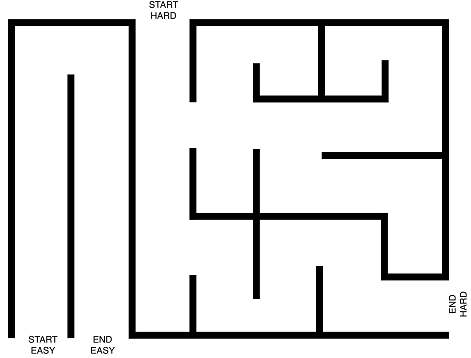
#> input picture Task 1/Maze/maze.png, 471 x 358 px, given in place of maze_easy.png, which was not available
$ python Task_01_RRT-Conn.py
#> lines starting #> are read from the running program, lines starting #| are printed output that depends on the picture; after the words box and inside, x2 and y2 are one past the last pixel; in counts of white or black regions, pixels touching at a corner belong together; pictures that were not available may be replaced by others from this repository, and a replacement may not be noted
import math
import numpy as np
from PIL import Image, ImageDraw

def rgb2gray(rgb):
    r, g, b = rgb[:,:,0], rgb[:,:,1], rgb[:,:,2]
    gray = 0.2989 * r + 0.5870 * g + 0.1140 * b

    return gray.astype(np.uint8)

class Node:
    def __init__(self, n):
        self.x = int(n[0])
        self.y = int(n[1])
        self.parent = None


class RrtConnect:
    def __init__(
        self, s_start, s_goal, step_len, goal_sample_rate, iter_max, env, delta=0.5
    ):
        self.s_start = Node(s_start)
        self.s_goal = Node(s_goal)
        self.step_len = step_len
        self.goal_sample_rate = goal_sample_rate
        self.iter_max = iter_max
        self.V1 = [self.s_start]
        self.V2 = [self.s_goal]

        self.env = env

        self.x_range = self.env.shape[1]
        self.y_range = self.env.shape[0]
        self.delta = delta

    def planning(self):
        for i in range(self.iter_max):
            node_rand = self.generate_random_node(self.s_goal, self.goal_sample_rate)
            node_near = self.nearest_neighbor(self.V1, node_rand)
            node_new = self.new_state(node_near, node_rand)

            if node_new and not self.is_collision(node_near, node_new):
                self.V1.append(node_new)
                node_near_prim = self.nearest_neighbor(self.V2, node_new)
                node_new_prim = self.new_state(node_near_prim, node_new)

                if node_new_prim and not self.is_collision(
                    node_new_prim, node_near_prim
                ):
                    self.V2.append(node_new_prim)

                    while True:
                        node_new_prim2 = self.new_state(node_new_prim, node_new)
                        if node_new_prim2 and not self.is_collision(
                            node_new_prim2, node_new_prim
                        ):
                            self.V2.append(node_new_prim2)
                            node_new_prim = self.change_node(
                                node_new_prim, node_new_prim2
                            )
                        else:
                            break

                        if self.is_node_same(node_new_prim, node_new):
                            break

                if self.is_node_same(node_new_prim, node_new):
                    return self.extract_path(node_new, node_new_prim), i

            if len(self.V2) < len(self.V1):
                list_mid = self.V2
                self.V2 = self.V1
                self.V1 = list_mid

        return None

    @staticmethod
    def change_node(node_new_prim, node_new_prim2):
        node_new = Node((node_new_prim2.x, node_new_prim2.y))
        node_new.parent = node_new_prim

        return node_new

    @staticmethod
    def is_node_same(node_new_prim, node_new):
        if node_new_prim.x == node_new.x and node_new_prim.y == node_new.y:
            return True

        return False

    def generate_random_node(self, sample_goal, goal_sample_rate):
        delta = self.delta

        if np.random.random() > goal_sample_rate:
            return Node(
                (
                    np.random.uniform(delta, self.x_range - delta),
                    np.random.uniform(delta, self.y_range - delta),
                )
            )

        return sample_goal

    @staticmethod
    def nearest_neighbor(node_list, n):
        return node_list[
            int(np.argmin([math.hypot(nd.x - n.x, nd.y - n.y) for nd in node_list]))
        ]

    def is_collision(self, node_1, node_2):
        if self.is_inside_obs(node_1) or self.is_inside_obs(node_2):
            return True

        u_hat = self.unit_vector(node_1, node_2)
        test_point = np.array([0, 0])
        for i in range(1, self.step_len):
            try:
                test_point[0] = node_1.x + i / 10 * u_hat[0]
            except:
                test_point[0] = 0

            try:
                test_point[1] = node_2.y + i / 10 * u_hat[1]
            except:
                test_point[1] = 0


            if self.is_inside_obs(Node(test_point)):
                return True
        return False

    def is_inside_obs(self, node: Node):
        # print(type(node.x))
        return not self.env[node.x][node.y]

    def unit_vector(self, start: Node, end: Node):
        v = np.array([end.x - start.x, end.y - start.y])
        u_hat = v / np.linalg.norm(v)
        return u_hat

    def new_state(self, node_start, node_end):
        dist, theta = self.get_distance_and_angle(node_start, node_end)

        dist = min(self.step_len, dist)
        node_new = Node(
            (
                node_start.x + dist * math.cos(theta),
                node_start.y + dist * math.sin(theta),
            )
        )
        node_new.parent = node_start

        return node_new

    @staticmethod
    def extract_path(node_new, node_new_prim):
        path1 = [(node_new.x, node_new.y)]
        node_now = node_new

        while node_now.parent is not None:
            node_now = node_now.parent
            path1.append((node_now.x, node_now.y))

        path2 = [(node_new_prim.x, node_new_prim.y)]
        node_now = node_new_prim

        while node_now.parent is not None:
            node_now = node_now.parent
            path2.append((node_now.x, node_now.y))

        return list(list(reversed(path1)) + path2)

    @staticmethod
    def get_distance_and_angle(node_start, node_end):
        dx = node_end.x - node_start.x
        dy = node_end.y - node_start.y
        return math.hypot(dx, dy), math.atan2(dy, dx)

def reverse_coordinates(coor):
    return coor[1], coor[0]

def main():
    maze_easy = rgb2gray(np.array(Image.open('Maze/maze_easy.png')))>0
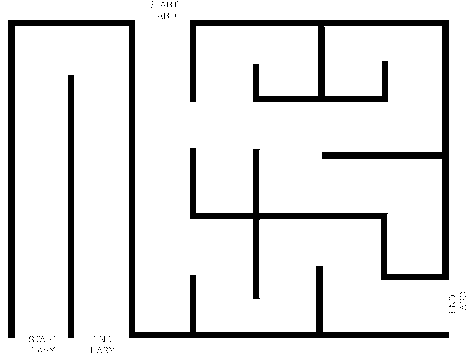
#> maze_easy: shape (358, 471) bool; 88.9% white; 81 black regions (78 under 20 px), largest, box (x1, y1, x2, y2) and area: (190, 20, 449, 299) 9465, (8, 20, 449, 338) 7506, (68, 75, 74, 338) 1578

    x_start = (maze_easy.shape[0] - 1, int(maze_easy.shape[1] / 4))
#> x_start = (357, 117)
    x_goal = (maze_easy.shape[0] - 1, int(maze_easy.shape[1] * 3 / 4))
#> x_goal = (357, 353)
    print(x_start)
#| (357, 117)
    print(x_goal)
#| (357, 353)

    rrt_conn = RrtConnect(x_start, x_goal, 6, 0.05, 5000, maze_easy)
    path_easy, num_itr_easy = rrt_conn.planning()
#> the loop in planning, `for i in range(self.iter_max):` made 1 pass
#> after the loop in planning, `for i in range(self.iter_max):`: self.V1 = 2 items; self.V2 = 40 items
#> path_easy = 42 pairs, first value 355 to 357, second value 117 to 353; num_itr_easy = 0

    print(path_easy)
#> (printed output is left out)

    map_img = Image.open('Maze/maze_easy.png')
#> map_img is the input picture: PIL image 471x358 RGBA; mean R, G, B, A 223.2, 223.2, 223.2, 255
    draw = ImageDraw.Draw(map_img)
    path_rev = [reverse_coordinates(x) for x in path_easy]
#> path_rev = 42 pairs, first value 117 to 353, second value 355 to 357
    draw.line(path_rev, fill='red')
    map_img.save('Maze/maze_easy_sol.png')
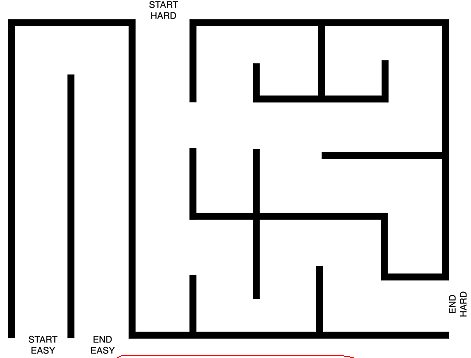
#> saved as maze_easy_sol.png: PIL image 471x358 RGBA; mean R, G, B, A 223.2, 222.9, 222.9, 255
    print('Number of iterations for the easy maze: ', num_itr_easy)
#| Number of iterations for the easy maze:  0


    maze_hard = rgb2gray(np.array(Image.open('Maze/maze_hard.png')))>0
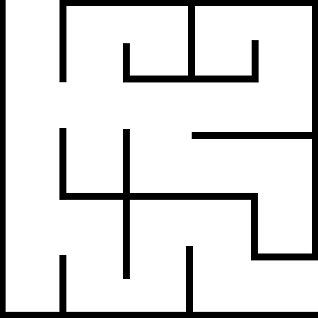
#> input picture Task 1/Maze/maze_hard.png, 318 x 318 px
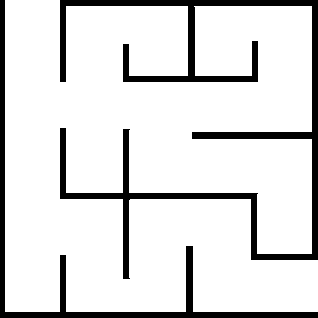
#> maze_hard: shape (318, 318) bool; 86.7% white; 2 black regions, box (x1, y1, x2, y2) and area: (60, 0, 318, 279) 9205, (0, 0, 318, 318) 4272

    x_start = (0, int(maze_hard.shape[1] / 10))
#> x_start = (0, 31)
    x_goal = (int(maze_hard.shape[0] * 11 / 12), maze_hard.shape[1] - 1)
#> x_goal = (291, 317)
    print(x_start)
#| (0, 31)
    print(x_goal)
#| (291, 317)

    rrt_conn = RrtConnect(x_start, x_goal, 6, 0.05, 5000, maze_hard)
    path_hard, num_itr_hard = rrt_conn.planning()
#> the loop in planning, `for i in range(self.iter_max):` made 1264 passes
#> after the loop in planning, `for i in range(self.iter_max):`: list_mid = 237 items; self.V2 = 270 items
#> path_hard = 111 pairs, first value 0 to 292, second value 30 to 317; num_itr_hard = 1263

    print(path_hard)
#> (printed output is left out)

    map_img = Image.open('Maze/maze_hard.png')
#> map_img is the input picture: PIL image 318x318 RGBA; mean R, G, B, A 218.4, 218.4, 218.4, 255
    draw = ImageDraw.Draw(map_img)
    path_rev = [reverse_coordinates(x) for x in path_hard]
#> path_rev = 111 pairs, first value 30 to 317, second value 0 to 292
    draw.line(path_rev, fill='red')
    map_img.save('Maze/maze_hard_sol.png')
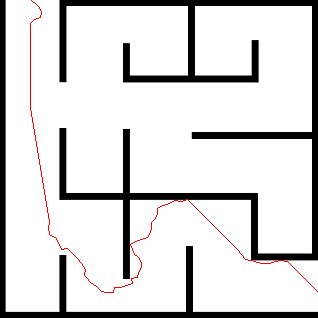
#> saved as maze_hard_sol.png: PIL image 318x318 RGBA; mean R, G, B, A 218.4, 216.9, 216.9, 255
    print('Number of iterations for the hard maze: ', num_itr_hard)
#| Number of iterations for the hard maze:  1263

if __name__ == "__main__":
    main()
